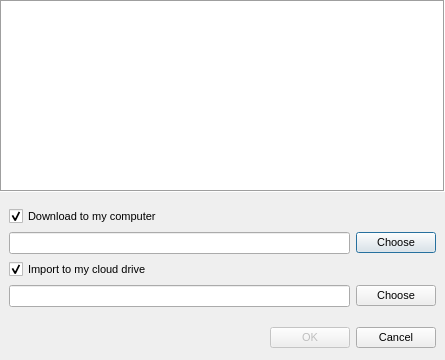
<?xml version="1.0" encoding="UTF-8"?>
<ui version="4.0">
 <class>ImportMegaLinksDialog</class>
 <widget class="QDialog" name="ImportMegaLinksDialog">
  <property name="minimumSize">
   <size>
    <width>445</width>
    <height>0</height>
   </size>
  </property>
  <property name="maximumSize">
   <size>
    <width>445</width>
    <height>16777215</height>
   </size>
  </property>
  <property name="windowTitle">
   <string>Open links</string>
  </property>
  <property name="styleSheet">
   <string notr="true">QWidget
{
font-size: 11px;
}
</string>
  </property>
  <layout class="QVBoxLayout" name="verticalLayout" stretch="1,0">
   <property name="spacing">
    <number>0</number>
   </property>
   <property name="leftMargin">
    <number>0</number>
   </property>
   <property name="topMargin">
    <number>0</number>
   </property>
   <property name="rightMargin">
    <number>0</number>
   </property>
   <property name="bottomMargin">
    <number>0</number>
   </property>
   <item>
    <widget class="QListWidget" name="linkList">
     <property name="minimumSize">
      <size>
       <width>0</width>
       <height>36</height>
      </size>
     </property>
     <property name="frameShape">
      <enum>QFrame::Box</enum>
     </property>
    </widget>
   </item>
   <item>
    <widget class="QWidget" name="widget" native="true">
     <layout class="QVBoxLayout" name="verticalLayout_2">
      <property name="spacing">
       <number>6</number>
      </property>
      <property name="leftMargin">
       <number>9</number>
      </property>
      <property name="topMargin">
       <number>15</number>
      </property>
      <property name="rightMargin">
       <number>9</number>
      </property>
      <property name="bottomMargin">
       <number>9</number>
      </property>
      <item>
       <widget class="QCheckBox" name="cDownload">
        <property name="enabled">
         <bool>true</bool>
        </property>
        <property name="text">
         <string>Download to my computer</string>
        </property>
        <property name="checked">
         <bool>true</bool>
        </property>
       </widget>
      </item>
      <item>
       <widget class="QWidget" name="wDownload" native="true">
        <property name="enabled">
         <bool>true</bool>
        </property>
        <layout class="QHBoxLayout" name="horizontalLayout">
         <property name="spacing">
          <number>6</number>
         </property>
         <property name="leftMargin">
          <number>0</number>
         </property>
         <property name="topMargin">
          <number>0</number>
         </property>
         <property name="rightMargin">
          <number>0</number>
         </property>
         <property name="bottomMargin">
          <number>0</number>
         </property>
         <item>
          <widget class="QLineEdit" name="eLocalFolder">
           <property name="enabled">
            <bool>true</bool>
           </property>
           <property name="readOnly">
            <bool>true</bool>
           </property>
          </widget>
         </item>
         <item alignment="Qt::AlignVCenter">
          <widget class="QPushButton" name="bLocalFolder">
           <property name="enabled">
            <bool>true</bool>
           </property>
           <property name="text">
            <string>Choose</string>
           </property>
           <property name="flat">
            <bool>false</bool>
           </property>
          </widget>
         </item>
        </layout>
       </widget>
      </item>
      <item>
       <widget class="QCheckBox" name="cImport">
        <property name="text">
         <string>Import to my cloud drive</string>
        </property>
        <property name="checked">
         <bool>true</bool>
        </property>
       </widget>
      </item>
      <item>
       <widget class="QWidget" name="wImport" native="true">
        <layout class="QHBoxLayout" name="horizontalLayout_2">
         <property name="spacing">
          <number>6</number>
         </property>
         <property name="leftMargin">
          <number>0</number>
         </property>
         <property name="topMargin">
          <number>0</number>
         </property>
         <property name="rightMargin">
          <number>0</number>
         </property>
         <property name="bottomMargin">
          <number>6</number>
         </property>
         <item>
          <widget class="QLineEdit" name="eMegaFolder">
           <property name="enabled">
            <bool>true</bool>
           </property>
           <property name="readOnly">
            <bool>true</bool>
           </property>
          </widget>
         </item>
         <item alignment="Qt::AlignVCenter">
          <widget class="QPushButton" name="bMegaFolder">
           <property name="text">
            <string>Choose</string>
           </property>
           <property name="flat">
            <bool>false</bool>
           </property>
          </widget>
         </item>
        </layout>
       </widget>
      </item>
      <item>
       <widget class="QWidget" name="bLayout" native="true">
        <property name="minimumSize">
         <size>
          <width>0</width>
          <height>32</height>
         </size>
        </property>
        <property name="maximumSize">
         <size>
          <width>16777215</width>
          <height>32</height>
         </size>
        </property>
        <layout class="QHBoxLayout" name="horizontalLayout_3">
         <property name="spacing">
          <number>6</number>
         </property>
         <property name="leftMargin">
          <number>0</number>
         </property>
         <property name="topMargin">
          <number>6</number>
         </property>
         <property name="rightMargin">
          <number>0</number>
         </property>
         <property name="bottomMargin">
          <number>0</number>
         </property>
         <item>
          <spacer name="horizontalSpacer">
           <property name="orientation">
            <enum>Qt::Horizontal</enum>
           </property>
           <property name="sizeHint" stdset="0">
            <size>
             <width>40</width>
             <height>24</height>
            </size>
           </property>
          </spacer>
         </item>
         <item>
          <widget class="QPushButton" name="bOk">
           <property name="enabled">
            <bool>false</bool>
           </property>
           <property name="text">
            <string>OK</string>
           </property>
          </widget>
         </item>
         <item>
          <widget class="QPushButton" name="bCancel">
           <property name="text">
            <string>Cancel</string>
           </property>
          </widget>
         </item>
        </layout>
       </widget>
      </item>
     </layout>
    </widget>
   </item>
  </layout>
 </widget>
 <tabstops>
  <tabstop>cDownload</tabstop>
  <tabstop>eLocalFolder</tabstop>
  <tabstop>bLocalFolder</tabstop>
  <tabstop>cImport</tabstop>
  <tabstop>eMegaFolder</tabstop>
  <tabstop>bMegaFolder</tabstop>
  <tabstop>bOk</tabstop>
  <tabstop>bCancel</tabstop>
  <tabstop>linkList</tabstop>
 </tabstops>
 <resources/>
 <connections>
  <connection>
   <sender>bCancel</sender>
   <signal>clicked()</signal>
   <receiver>ImportMegaLinksDialog</receiver>
   <slot>reject()</slot>
   <hints>
    <hint type="sourcelabel">
     <x>398</x>
     <y>184</y>
    </hint>
    <hint type="destinationlabel">
     <x>222</x>
     <y>102</y>
    </hint>
   </hints>
  </connection>
  <connection>
   <sender>bOk</sender>
   <signal>clicked()</signal>
   <receiver>ImportMegaLinksDialog</receiver>
   <slot>accept()</slot>
   <hints>
    <hint type="sourcelabel">
     <x>317</x>
     <y>184</y>
    </hint>
    <hint type="destinationlabel">
     <x>222</x>
     <y>102</y>
    </hint>
   </hints>
  </connection>
 </connections>
</ui>
